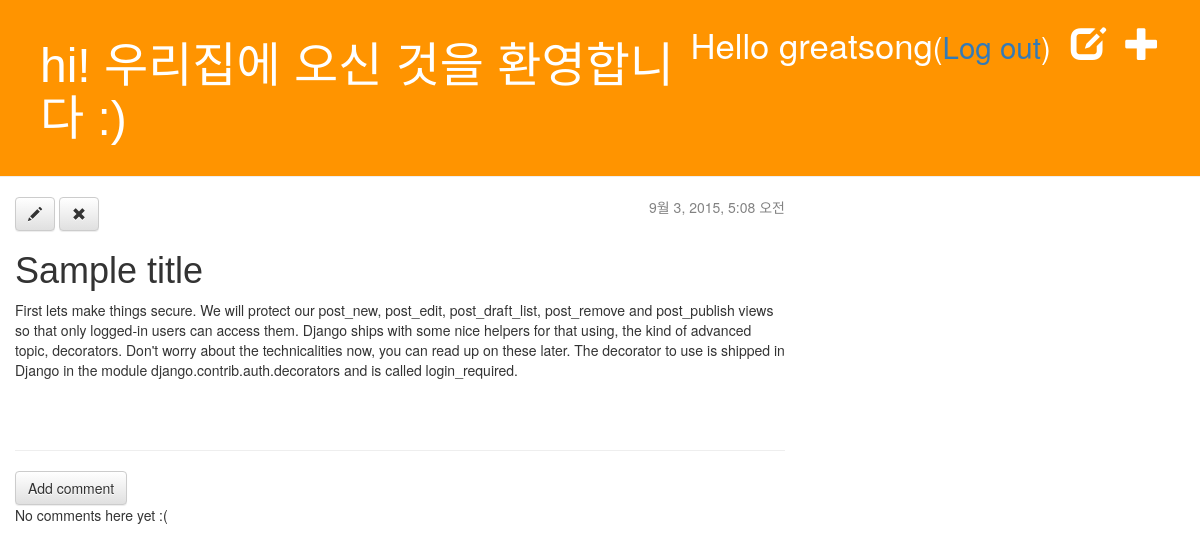
The app's page /post/4/ (signed in) with its own data.
### blog/models.py (models this page shows, shortened)
class Post(models.Model):
    author = models.ForeignKey('auth.User')
    title = models.CharField(max_length=200)
    text = models.TextField()
    created_date = models.DateTimeField(default=timezone.now)
    published_date = models.DateTimeField(blank=True, null=True)

### blog/views.py (the view)
# urls.py: url(r'^post/(?P<post_id>[0-9]+)/$', views.post_detail, name='post_detail'),
@login_required
def post_detail(request, post_id):
    post = get_object_or_404(Post, pk=post_id)
    return render(request, 'blog/post_detail.html', {'post': post})

### blog/templates/blog/post_detail.html
{% extends "blog/base.html" %}
{% block content %}
    <div class="post">
        {% if post.published_date %}
            <div class="date">
                {{ post.published_date }}
            </div>
        {% else %}
            <a class="btn btn-default" href="{% url "blog.views.post_publish" post_id=post.pk %}">Publish</a>
        {% endif %}
        <a class="btn btn-default" href="{% url "post_edit" post_id=post.pk %}"><span class="glyphicon glyphicon-pencil"></span></a>
        <a class="btn btn-default" href="{% url "post_remove" post_id=post.pk %}"><span class="glyphicon glyphicon-remove"></span></a>
        <h1>{{ post.title }}</h1>
        <p>{{ post.text|linebreaks }}</p>
    </div>
    <hr>
    <a class="btn btn-default" href="{% url "add_comment_to_post" post_id=post.pk %}">Add comment</a>
{% for comment in post.comments.all %}
    {% if user.is_authenticated or comment.approved_comment %}
    <div class="comment">
        <div class="date">
            {{ comment.created_date }}
            {% if not comment.approved_comment %}
                <a class="btn btn-default" href="{% url "comment_remove" post_id=comment.pk %}"><span class="glyphicon glyphicon-remove"></span></a>
                <a class="btn btn-default" href="{% url "comment_approve" post_id=comment.pk %}"><span class="glyphicon glyphicon-ok"></span></a>
            {% endif %}
        </div>
        <strong>{{ comment.author }}</strong>
        <p>{{ comment.text|linebreaks }}</p>
    </div>
    {% endif %}
{% empty %}
    <p>No comments here yet :(</p>
{% endfor %}
{% endblock %}

### blog/templates/blog/base.html (shortened to what this page needs)
{% load staticfiles %}
<!DOCTYPE html>
<html>
<head>
<link rel="stylesheet" href="https://maxcdn.bootstrapcdn.com/bootstrap/3.3.5/css/bootstrap.min.css">
<link rel="stylesheet" href="https://maxcdn.bootstrapcdn.com/bootstrap/3.3.5/css/bootstrap-theme.min.css">
<link rel="stylesheet" href="{% static "css/blog.css" %}">
</head>
<body>
    <div id="flip" class="page-header">
        {% if user.is_authenticated %}
        <a href="{% url "post_new" %}" class="top-menu"><span class="glyphicon glyphicon-plus"></span></a>
        <a href="{% url "post_draft_list" %}" class="top-menu"><span class="glyphicon glyphicon-edit"></span></a>
        <p class="top-menu">Hello {{ user.username }}<small>(<a href="{% url "django.contrib.auth.views.logout" %}">Log out</a>)</small></p>
        {% else %}
        <a href="{% url "django.contrib.auth.views.login" %}" class="top-menu"><span class="glyphicon glyphicon-lock"></span></a>
        {% endif %}
        <a href="{% url "post_list" %}"><h1>hi! 우리집에 오신 것을 환영합니다 :)</h1></a>
    </div>
<div id="panel" class="col-md-8">
    {% block content %}
    {% endblock %}
</div>
</body>
</html>

### blog/static/css/blog.css (style rules this page uses)
.page-header { background-color: #ff9400; margin-top: 0; padding: 20px 20px 20px 40px; }
.page-header h1, .page-header h1 a, .page-header h1 a:visited, .page-header h1 a:active { color: #ffffff; font-size: 36pt; text-decoration: none; }
h1, h2, h3, h4 { font-family: 'Nanum Gothic', sans-serif; }
.date { float: right; color: #828282; }
.top-menu, .top-menu:hover, .top-menu:visited { color: #ffffff; float: right; font-size: 26pt; margin-right: 20px; }
.post { margin-bottom: 70px; }

### records on screen
Post: published_date "9월 3, 2015, 5:08 오전", title "Sample title", text "First lets make things secure. We will protect our post_new, post_edit, post_draft_list, post_remove and post_publish views so that only logged-in users can access them. Django ships with some nice helpers for that using, the kind of advanced topic, decorators. Don't worry about the technicalities now, you can read up on these later. The decorator to use is shipped in Django in the module django.contrib.auth.decorators and is called login_required."

### other values on screen
{{ user.username }} "greatsong"
